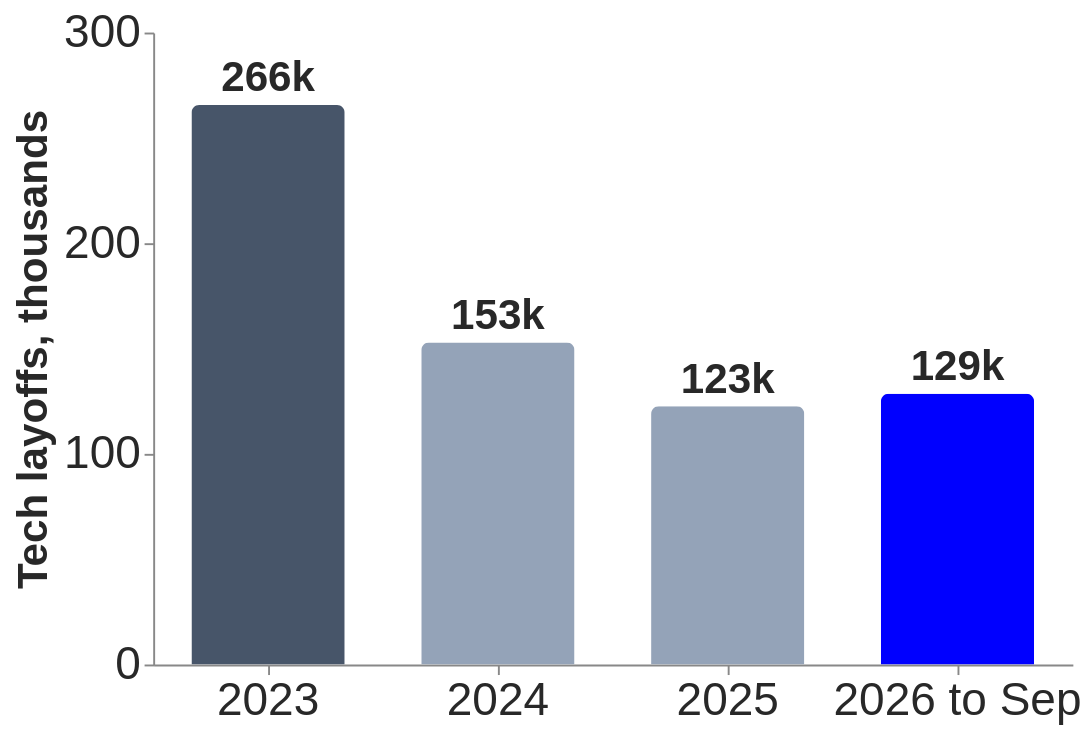

Write a Vega-Lite specification for this figure.
### Vega-Lite specification from a JSON file in a GitHub repository (floating-point values rounded to 4 significant figures)
{"$schema": "https://vega.github.io/schema/vega-lite/v5.json", "width": 480, "height": 330, "data": {"values": [{"y": "2023", "v": 265.7, "c": "#475569", "t": "266k"}, {"y": "2024", "v": 152.9, "c": "#94a3b8", "t": "153k"}, {"y": "2025", "v": 122.6, "c": "#94a3b8", "t": "123k"}, {"y": "2026 to Sep", "v": 128.5, "c": "#0000FF", "t": "129k"}]}, "layer": [{"mark": {"type": "bar", "width": 80, "cornerRadiusTopLeft": 4, "cornerRadiusTopRight": 4}, "encoding": {"x": {"field": "y", "type": "ordinal", "sort": null, "axis": {"title": null, "labelAngle": 0}}, "y": {"field": "v", "type": "quantitative", "scale": {"domain": [0, 300]}, "axis": {"title": "Tech layoffs, thousands", "grid": false, "values": [0, 100, 200, 300]}}, "color": {"field": "c", "type": "nominal", "scale": null}}}, {"mark": {"type": "text", "dy": -14, "fontSize": 22, "fontWeight": "bold", "color": "#282828"}, "encoding": {"x": {"field": "y", "type": "ordinal", "sort": null}, "y": {"field": "v", "type": "quantitative"}, "text": {"field": "t"}}}], "config": {"font": "Tahoma, Verdana, sans-serif", "axis": {"labelFontSize": 24, "titleFontSize": 22, "labelColor": "#282828", "titleColor": "#282828"}, "view": {"stroke": null}}}
